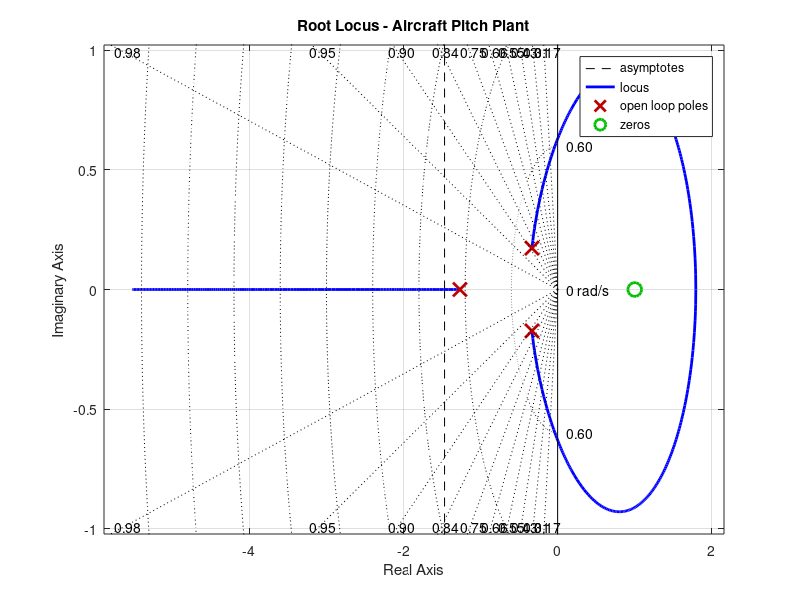

This chart was generated by the following MATLAB code: (Note: this script raises an error after producing the figure.)
clc , clear all ; 
%% System Parameters
K  = 1.282;
tau = -1.0;
a2 = 1.935;
a1 = 0.987;
a0 = 0.179;
%% Transfer Function 
num = [K*tau K];
den = [1 a2 a1 a0];
G = tf(num,den);
%% Root Locus 
figure(1)
rlocus(G)
sgrid
title("Root Locus - Aircraft Pitch Plant")
grid on 

% =========================================================================
% HIGH-CONTRAST SGRID & THICK BRANCH ENHANCEMENT
% =========================================================================
% 1. Separate Grid lines from Root Locus Branches
allLines = findall(gcf, 'Type', 'line');
for k_values = 1:length(allLines)
    if strcmp(allLines(k_values).LineStyle, '-') 
        % THICKEN ROOT LOCUS BRANCHES
        set(allLines(k_values), 'LineWidth', 2.5); 
    else
        % DARKEN & SLIM DOWN S-PLANE GRID LINES
        set(allLines(k_values), 'Color', [0.35 0.35 0.35], 'LineWidth', 0.9);
    end

    % Enlarge pole 'x' and zero 'o' markers if attached to the line
    if ~strcmp(allLines(k_values).Marker, 'none')
        set(allLines(k_values), 'MarkerSize', 8, 'LineWidth', 2.0);
    end
end

% 2. Clean, readable damping and frequency text
allText = findall(gcf, 'Type', 'text');
for k_values = 1:length(allText)
    set(allText(k_values), 'Color', [0.15 0.15 0.15], 'FontWeight', 'bold', 'FontSize', 9);
end

% 3. Crisp axis frame
ax = findall(gcf, 'Type', 'axes');
if ~isempty(ax)
    set(ax, 'LineWidth', 1.2, 'XColor', [0 0 0], 'YColor', [0 0 0]);
end
% =========================================================================

%% Specification of root loucs
G = tf([-1.282 1.282],[1 1.935 0.987 0.179]);

p = pole(G)
z = zero(G)

n = length(p);
m = length(z);

asymtotes = n-m

centroid = (sum(p)-sum(z))/asymtotes

angles = (2*(0:n-m-1)+1)*180/asymtotes

% Crossing Point on the Img axis
syms K w real

eq1 = -1.935*w^2 + 0.179 + 1.282*K;
eq2 = -w^3 + (0.987 - 1.282*K)*w;

sol = solve([eq1==0, eq2==0],[K,w],'Real',true);

K = double(sol.K)
w = double(sol.w)


% Break away/in point 

syms s

N = s^3 + 1.935*s^2 + 0.987*s + 0.179;
D = 1.282*(s - 1);

K = N/D;

dK = simplify(diff(K,s))

sol = solve(dK==0,s)

double(sol)
%% Find exact gain margin analytically
[Gm, Pm, Wcg, Wcp] = margin(G);
fprintf("Gain Margin      = %.4f\n",Gm);
fprintf("Phase Margin     = %.4f deg\n",Pm);
fprintf("Phase Crossover Frequency (ωpc) = %.4f rad/s\n",Wcg);
fprintf("Gain Crossover Frequency  (ωgc) = %.4f rad/s\n",Wcp);
Kcrit = Gm;
fprintf("Critical Gain = %.4f\n",Kcrit);

%% Desired Requirements 
% To see if our original rootlocus passes through our 
% required/desired performance specifications or not?

% 1.POS must be less than 10 
% 2.Settling Time must be less than 10s

figure(2)
rlocus(G)
sgrid
title("Root Locus with Desired Pole Region")
grid on 
hold on 

% -------------             POS line      ----------------------
% By formula the zeta = 0.59
thetha = acos(0.59);
r = linspace(0,2,100);
% Drawing the radian line on root locus for zeta = 0.59
plot(-r*cos(thetha),r*sin(thetha),'k--','LineWidth',2)
plot(-r*cos(thetha),-r*sin(thetha),'k--','LineWidth',2)

% -------------          Settling Time Line     -------------
ts = 10;
sigma = 4/ts;
plot([-sigma,-sigma],[-2,2],'m--','LineWidth',2)


legend('Root Locus','Damping ratio ζ=0.59','Damping ratio ζ=0.59','Settling time σ=0.4')
xlim([-1.5 1.5]); ylim([-1 1])

%%
figure(3)
rlocus(G)
sgrid
title('Root Locus — Click on Phugoid branch closest to desired region')
grid on
xlim([-1.5 0.5]); ylim([-1 1])
[K_selected, poles_selected] = rlocfind(G)

T_rl = feedback(K_selected * G, 1);
figure(4)
step(5 * T_rl, 100)
title('Root Locus Controller Step Response')
grid on
stepinfo(5*T_rl)

%% Analytical Test 

k_values = [0.1,0.2,0.35,0.4];

for i = 1:length(k_values)
    k_Test = k_values(i);
    T_Test = feedback(k_Test*G,1);
    S = stepinfo(5*T_Test);
    CL_poles = pole(T_Test);
    fprintf('K = %.2f: ST = %.4f RT = %.4f OS = %.4f US = %.4f Peak = %.4f ', ...
        k_Test,S.SettlingTime,S.RiseTime,S.Overshoot,S.Undershoot,S.Peak)
    fprintf('\n   Poles: %.4f , %.4f+%.4fj\n\n', ...
        real(CL_poles(1)), real(CL_poles(2)), imag(CL_poles(2)))
end

%% Plot all four step responses together
figure(4)
k_values = [0.1,0.2,0.35,0.4];
t = 0:0.1:100;
colors = {'r','b','g','m'};
for i = 1:length(k_values)
    k_Test = k_values(i);
    T_Test = feedback(k_Test*G,1);
    [y,t_out] = step(5*T_Test,t);
    plot(t_out,y,colors{i},'LineWidth',2)
    hold on
end

title('Root Locus Controller---Different Gain Values')
xlabel('Time(s)') ; ylabel('Pitch Angle (degrees)') ; grid on
yline(5,'k--','Reference 5°')
legend('K=0.1','K=0.2','K=0.35','K=0.4','Reference 5°')

%% Final Comparison 

K_Best = 0.1;
t = 0:0.1:100;

T_rl = feedback(K_Best*G,1);
S_rl = stepinfo(5*T_rl,"SettlingTimeThreshold",0.05);
fprintf('=== ROOT LOCUS CONTROLLER (K=0.1) ===\n')
fprintf('Rise Time:       %.2fs\n'  , S_rl.RiseTime)
fprintf('Settling Time:   %.2fs\n'  , S_rl.SettlingTime)
fprintf('Overshoot:       %.2f%%\n' , S_rl.Overshoot)
fprintf('Undershoot:      %.2f%%\n' , S_rl.Undershoot)
fprintf('Undershoot:      %.2f%%\n' , S_rl.Undershoot)
fprintf('SS Pitch:        %.3f(deg) (SSE = %.1f%%)\n', ...
    S_rl.Peak,5-S_rl.Peak/5*100)

%% Compare all the Controllers in one Plant 
figure(5)
t = 0:0.1:100;

% Open Loop
[y_ol,t_ol] = step(7.16*G/dcgain(G)*5,t);

% Root Locus 
[y_rl,t_rl] = step(5*T_rl,t);

% PID Tune
C_pid = pid(0.264, 0.0372, 0.455);
T_pid = feedback(C_pid*G,1);
[y_pid,t_pid] = step(5*pid,t);


plot(t_ol, y_ol, 'm', 'LineWidth', 2); hold on
plot(t_rl, y_rl, 'b', 'LineWidth', 2); 
plot(t_pid, y_pid, 'r', 'LineWidth', 2)
yline(5, 'k--', 'LineWidth', 1.5)
legend('Open Loop','Root Locus K=0.1', 'PID (pidtune)', 'Reference 5°')
title('Open Loop vs Root Locus vs PID Controller Comparison')
xlabel('Time (s)'); ylabel('Pitch Angle (degrees)'); grid on
